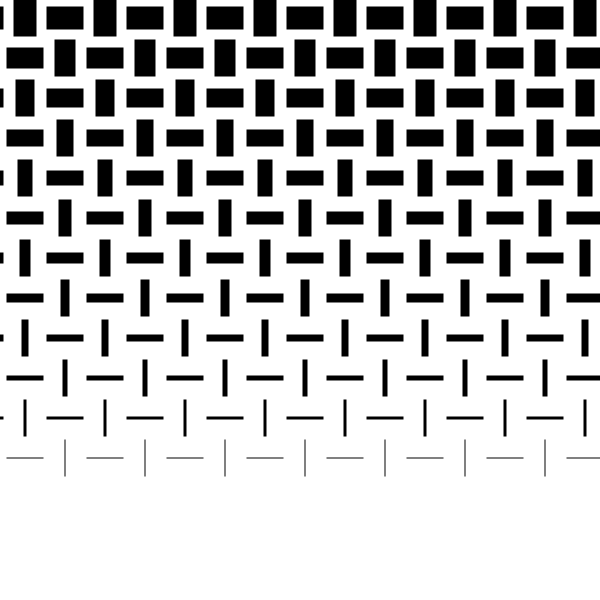
Frame 1 (no input)
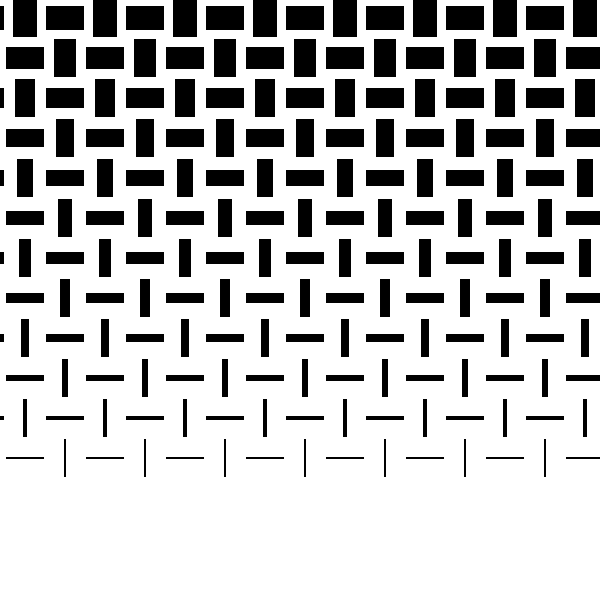
Frame 60 (the mouse pressed at the canvas centre just before this capture)
Frame 120 (the mouse held since frame 60 and released just before this capture): identical to frame 60, image omitted

The Processing sketch that drew these frames (run headless with seeded random() and noise(); from frame 60 on, the mouse is pressed at the canvas centre):

// Processing sketch: processing_165887
// ── processing_165887.pde

void setup() {  

size(600,600);
background(255,255,255);
}

void draw() {  //draw function loops 
    fill(0,0,0);
    
    noStroke();
    translate(-425,18);
    rectMode(CENTER);
    
    for (int j=23, k=23, l=40; j+k > 0; j -= 2, k -= 2) {
      
      for (int i=50; i < 1200; i = i + 80) {
          rect(i, 0, j, 37);
          rect(i-40, 0, 37, k);
        }
    
        translate(l,40);
    
    }
}
